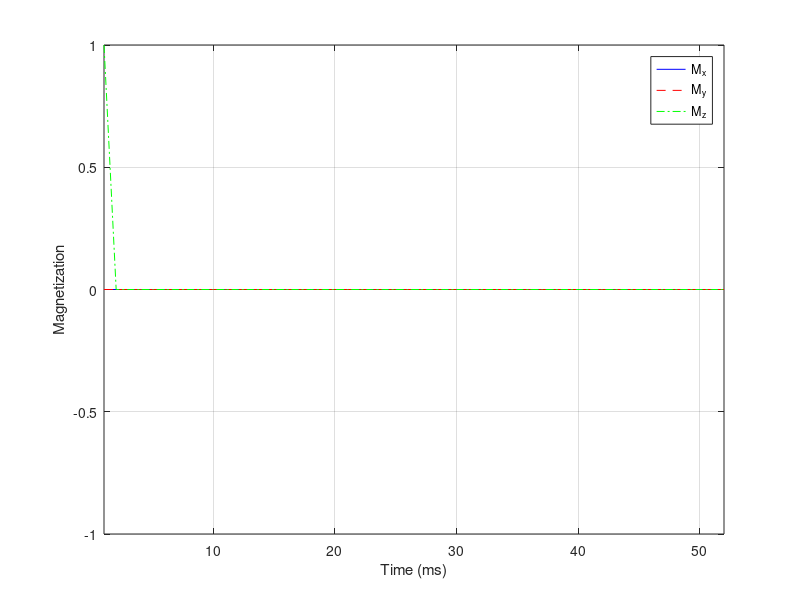

The MATLAB script that drew this image:
M0 = [0;0;1];
T2 = 100e3; %us
T1 = 600e3; %us

pulseSeq = [ 5   1    0     pi/2;   %delay (us)   rotx   roty   flip
             50  0    0     0;
             5   0    1     pi;
             200 0    0     0];

         
totTime = sum(pulseSeq(:,1));
taxis = linspace(0,totTime,totTime*10+1);
M = zeros(3,length(taxis));
M(:,1) = M0;

nrSeg = size(pulseSeq,2);

for i = 1:nrSeg
    p(i,:) = [pulseSeq(i,1)*10 pulseSeq(i,2) pulseSeq(i,3) pulseSeq(i,4)/10];
end

for tt = 2:length(totTime)

    if pulseSeq(seg,2) == 1;
        for i = 2:pulseSeq(seg,1)*10+1;
            M(:,i) = xrot(pulseSeq(seg,4)/pulseSeq(seg,1)/10)*M(:,i-1);
        end
    elseif pulseSeq(seg,3) == 1;
        for i = 2:pulseSeq(seg,1)*10+1;
            M(:,i) = yrot(pulseSeq(seg,4)/pulseSeq(seg,1)/10)*M(:,i-1);
        end
%     elseif pulseSeq(seg,2)+pulseSeq(seg,3) == 0;
%         freeprec
    end
        
end  

% ===== Plot the Results ======

time = 1:52;
plot(time,M(1,1:52),'b-',time,M(2,1:52),'r--',time,M(3,1:52),'g-.');
legend('M_x','M_y','M_z');
xlabel('Time (ms)');
ylabel('Magnetization');
axis([min(time) max(time) -1 1]);
grid on;